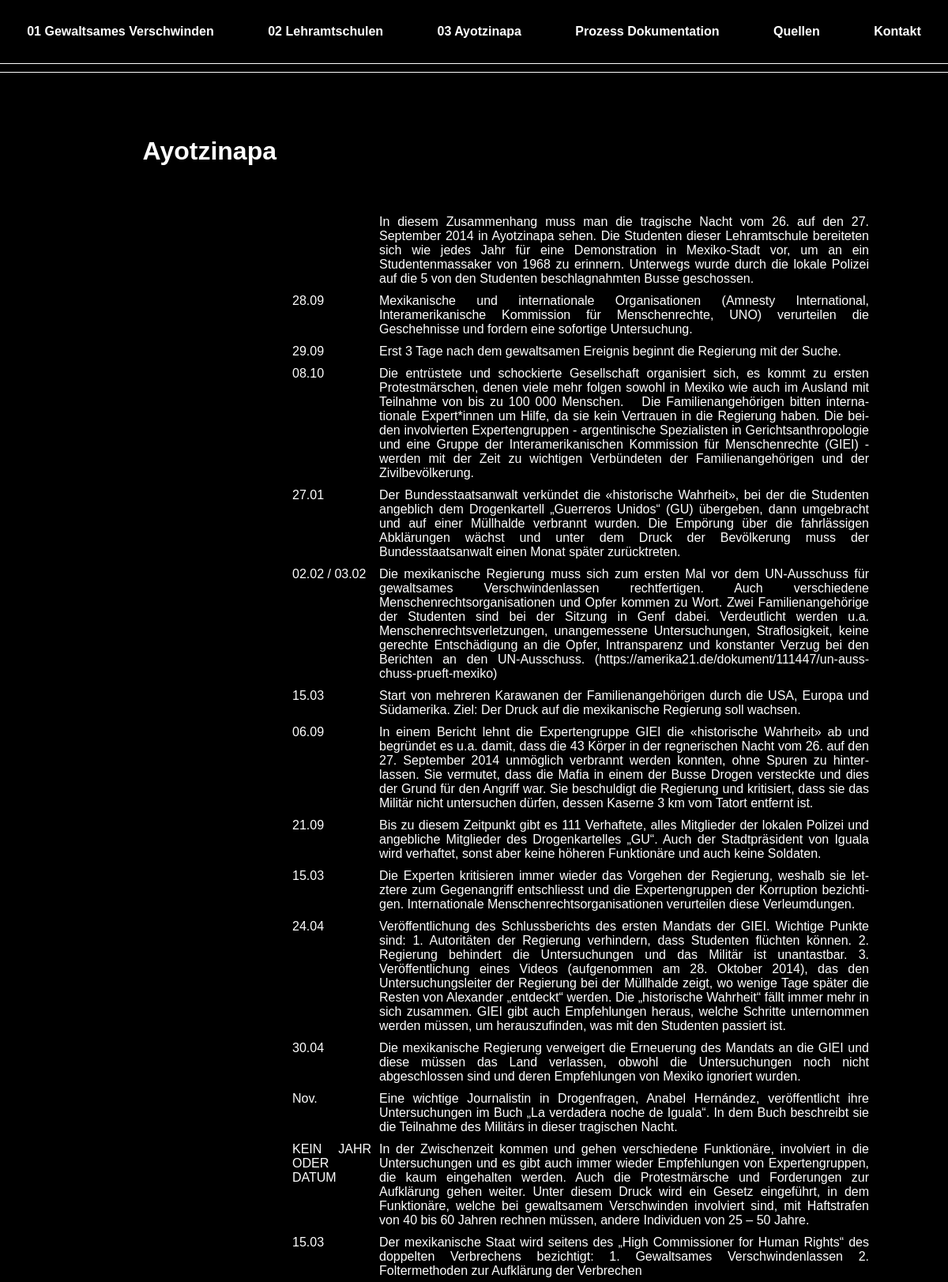
Screenshot of /ayotzinapa/ (upper part) with the database file from the repository.
### main/models.py (models this page shows, shortened)
class Page(models.Model):
    PAGES = [
    ('home', 'Gewaltsames Verschwinden'),
    ('school', 'Lehramtschulen'),
    ('ayotzinapa', 'Ayotzinapa'),
    ('documentation', 'Prozess Dokumentation'),
    ('source', 'Quellen'),
    ('contact', 'Kontakt'),
    ('impressum', 'Impressum'),
    ('legal', 'Data protection'),
]
    title = models.CharField(max_length=20, choices=PAGES, default='home')
    text = models.TextField(blank=True)
    image = models.ImageField(blank=True, null=True, upload_to= 'uploads/')
    image_alt = models.CharField(max_length=50, blank=True)
    class Meta:
        verbose_name = 'Seite'
        verbose_name_plural = 'Seiten'

class Time_Step(models.Model):
    YEARS = [
    ('september', '26. September 2014'),
    ('2014', '2014'),
    ('2015', '2015'),
    ('2016', '2016'),
    ('2017', '2017'),
    ('2018', '2018'),
    ('2019', '2019'),
    ('2020', '2020'),
    ('2021', '2021'),
    ('2022', '2022'),
    ('2023', '2023'),
]
    year = models.CharField(choices=YEARS, max_length=10, default='2014')
    date_time = models.CharField(max_length=20)
    text = models.TextField()
    class Meta:
        verbose_name = 'Zeitpunkt'
        verbose_name_plural = 'Zeitpunkte'

### main/views.py (the view)
# urls.py: path('ayotzinapa/', ayotzinapa, name='ayotzinapa'),
def ayotzinapa (request):
    page = Page.objects.get(title='ayotzinapa')
    time_steps = Time_Step.objects.all()
    time_steps = time_steps.order_by('year')
    return render (request, 'ayotzinapa.html', {'page': page, 'time_steps': time_steps})

### main/templates/ayotzinapa.html (shortened to what this page needs)
{% extends 'page.html' %}
{% block stylesheets %}
<link rel="stylesheet" href="../static/style/ayotzinapa.css">
{% endblock %}
{% block content %}
<div class="grid-template max-width">
    <h1 class="page-title">{{ page.get_title_display }}</h1>
    <div class="page-text">
        <div class="text">{{ page.text }}</div>
            {% for time_step in time_steps %}
            <span>{{ time_step.date_time }}</span>
            <div>{{ time_step.text }}</div>
            {% endfor %}
        </div>
    </div>
{% endblock %}

### main/static/style/generalStyle.css (style rules this page uses)
:root { --background-color-header: rgb(0, 0, 0); --background-color-body: black; --header-height: 80px; --text-color: white; --max-content-width: 1000px; }
body { margin: 0; font-family: Helvetica, Arial, sans-serif; min-height: calc(100vh - var(--header-height)); background-color: var(--background-color-body); color: var(--text-color); display: flex; flex-direction: column; align-items: center; }
.max-width { max-width: var(--max-content-width); }
.grid-template { display: grid; grid-template-columns: 250px auto; grid-template-rows: 100px auto ; gap: 20px; }
.page-title { grid-row-start: 1; grid-column-start: 1; text-align-last: right; }
.page-text { grid-row-start: 2; grid-column-start: 2; hyphens: auto; text-align: justify; }

### main/static/style/ayotzinapa.css (style rules this page uses)
.text { grid-column-start: 2; }
.page-text { display: grid; gap: 10px; grid-template-columns: 100px auto; }

### rows the page displays
Page: title "Ayotzinapa", text "In diesem Zusammenhang muss man die tragische Nacht vom 26. auf den 27. September 2014 in Ayotzinapa sehen. Die Studenten dieser Lehramtschule bereiteten sich wie jedes Jahr für eine Demonstration in Mexiko-Stadt vor, um an ein Studentenmassaker von 1968 zu erinnern. Unterwegs wurde durch die lokale Polizei auf die 5 von den Studenten beschlagnahmten Busse geschossen."
Time_Step: date_time "28.09", text "Mexikanische und internationale Organisationen (Amnesty International, Interamerikanische Kommission für Menschenrechte, UNO) verurteilen die Geschehnisse und fordern eine sofortige Untersuchung."
Time_Step: date_time "29.09", text "Erst 3 Tage nach dem gewaltsamen Ereignis beginnt die Regierung mit der Suche."
Time_Step: date_time "08.10", text "Die entrüstete und schockierte Gesellschaft organisiert sich, es kommt zu ersten Protestmärschen, denen viele mehr folgen sowohl in Mexiko wie auch im Ausland mit Teilnahme von bis zu 100 000 Menschen. Die Familienangehörigen bitten internationale Expert*innen um Hilfe, da sie kein Vertrauen in die Regierung haben. Die beiden involvierten Expertengruppen - argentinische Spezialisten in Gerichtsanthropologie und eine Gruppe der Interamerikanischen Kommission für Menschenrechte (GIEI) - werden mit der Zeit zu wichtigen Verbündeten der Familienangehörigen und der Zivilbevölkerung."
Time_Step: date_time "27.01", text "Der Bundesstaatsanwalt verkündet die «historische Wahrheit», bei der die Studenten angeblich dem Drogenkartell „Guerreros Unidos“ (GU) übergeben, dann umgebracht und auf einer Müllhalde verbrannt wurden. Die Empörung über die fahrlässigen Abklärungen wächst und unter dem Druck der Bevölkerung muss der Bundesstaatsanwalt einen Monat später zurücktreten."
Time_Step: date_time "02.02 / 03.02", text "Die mexikanische Regierung muss sich zum ersten Mal vor dem UN-Ausschuss für gewaltsames Verschwindenlassen rechtfertigen. Auch verschiedene Menschenrechtsorganisationen und Opfer kommen zu Wort. Zwei Familienangehörige der Studenten sind bei der Sitzung in Genf dabei. Verdeutlicht werden u.a. Menschenrechtsverletzungen, unangemessene Untersuchungen, Straflosigkeit, keine gerechte Entschädigung an die Opfer, Intransparenz und konstanter Verzug bei den Berichten an den UN-Ausschuss. (https://amerika21.de/dokument/111447/un-ausschuss-prueft-mexiko)"
Time_Step: date_time "15.03", text "Start von mehreren Karawanen der Familienangehörigen durch die USA, Europa und Südamerika. Ziel: Der Druck auf die mexikanische Regierung soll wachsen."
Time_Step: date_time "06.09", text "In einem Bericht lehnt die Expertengruppe GIEI die «historische Wahrheit» ab und begründet es u.a. damit, dass die 43 Körper in der regnerischen Nacht vom 26. auf den 27. September 2014 unmöglich verbrannt werden konnten, ohne Spuren zu hinterlassen. Sie vermutet, dass die Mafia in einem der Busse Drogen versteckte und dies der Grund für den Angriff war. Sie beschuldigt die Regierung und kritisiert, dass sie das Militär nicht untersuchen dürfen, dessen Kaserne 3 km vom Tatort entfernt ist."
Time_Step: date_time "21.09", text "Bis zu diesem Zeitpunkt gibt es 111 Verhaftete, alles Mitglieder der lokalen Polizei und angebliche Mitglieder des Drogenkartelles „GU“. Auch der Stadtpräsident von Iguala wird verhaftet, sonst aber keine höheren Funktionäre und auch keine Soldaten."
Time_Step: date_time "15.03", text "Die Experten kritisieren immer wieder das Vorgehen der Regierung, weshalb sie letztere zum Gegenangriff entschliesst und die Expertengruppen der Korruption bezichtigen. Internationale Menschenrechtsorganisationen verurteilen diese Verleumdungen."
Time_Step: date_time "24.04", text "Veröffentlichung des Schlussberichts des ersten Mandats der GIEI. Wichtige Punkte sind: 1. Autoritäten der Regierung verhindern, dass Studenten flüchten können. 2. Regierung behindert die Untersuchungen und das Militär ist unantastbar. 3. Veröffentlichung eines Videos (aufgenommen am 28. Oktober 2014), das den Untersuchungsleiter der Regierung bei der Müllhalde zeigt, wo wenige Tage später die Resten von Alexander „entdeckt“ werden. Die „historische Wahrheit“ fällt immer mehr in sich zusammen. GIEI gibt auch Empfehlungen heraus, welche Schritte unternommen werden müssen, um herauszufinden, was mit den Studenten passiert ist."
Time_Step: date_time "30.04", text "Die mexikanische Regierung verweigert die Erneuerung des Mandats an die GIEI und diese müssen das Land verlassen, obwohl die Untersuchungen noch nicht abgeschlossen sind und deren Empfehlungen von Mexiko ignoriert wurden."
Time_Step: date_time "Nov.", text "Eine wichtige Journalistin in Drogenfragen, Anabel Hernández, veröffentlicht ihre Untersuchungen im Buch „La verdadera noche de Iguala“. In dem Buch beschreibt sie die Teilnahme des Militärs in dieser tragischen Nacht."
Time_Step: date_time "KEIN JAHR ODER DATUM", text "In der Zwischenzeit kommen und gehen verschiedene Funktionäre, involviert in die Untersuchungen und es gibt auch immer wieder Empfehlungen von Expertengruppen, die kaum eingehalten werden. Auch die Protestmärsche und Forderungen zur Aufklärung gehen weiter. Unter diesem Druck wird ein Gesetz eingeführt, in dem Funktionäre, welche bei gewaltsamem Verschwinden involviert sind, mit Haftstrafen von 40 bis 60 Jahren rechnen müssen, andere Individuen von 25 – 50 Jahre."
Time_Step: date_time "15.03", text "Der mexikanische Staat wird seitens des „High Commissioner for Human Rights“ des doppelten Verbrechens bezichtigt: 1. Gewaltsames Verschwindenlassen 2. Foltermethoden zur Aufklärung der Verbrechen"
